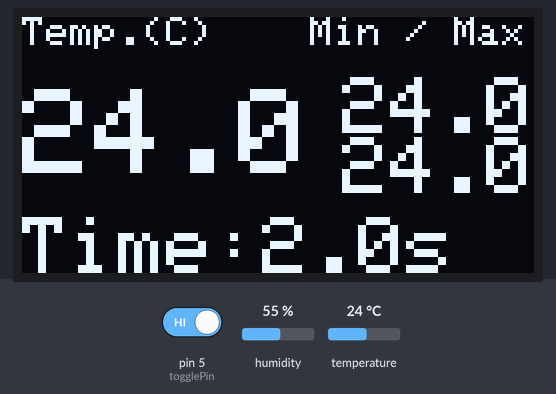
The sketch below on a simulated Arduino Uno, built with avr-gcc and run on an emulated ATmega328P. On the bench: 128×64 one-colour display. The inputs (shaded band) are chosen by the test bench; at power-on: pin 5 (togglePin) HIGH, humidity 55 %, temperature 24 °C. The display library's start-up logo is not drawn; what the sketch prints to the serial monitor is not drawn.

Above: at 2.2 s.
2.3 s: pin 5 (togglePin) driven LOW
At 3.8 s:
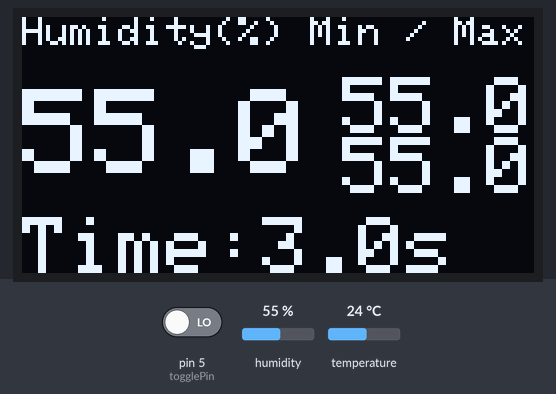
6.3 s: humidity set to 22 %
At 7.8 s:
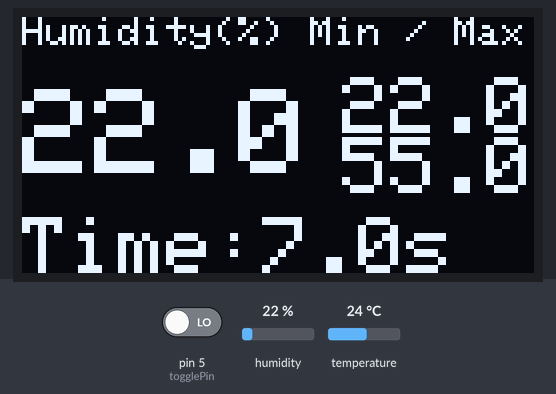
9.5 s: humidity set to 40 %
At 10.5 s:
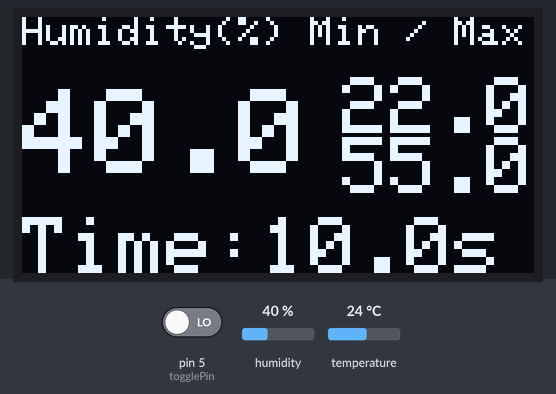
12.5 s: pin 5 (togglePin) driven HIGH
At 13.8 s:
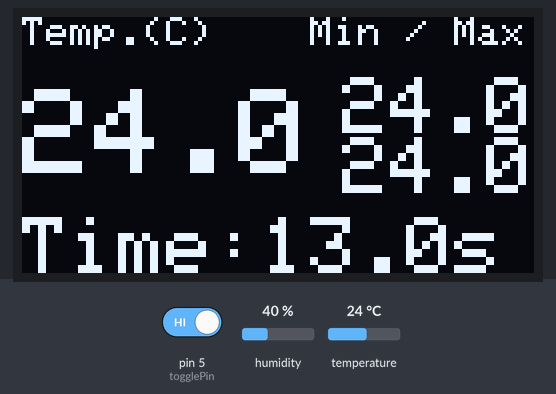
15.5 s: temperature set to 12 °C
At 16.8 s:
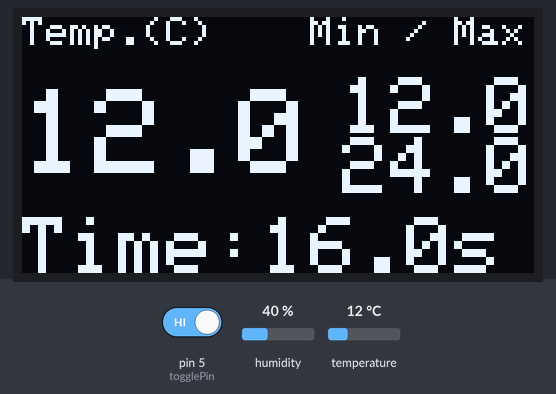
18.5 s: temperature set to 19 °C
At 19.8 s:
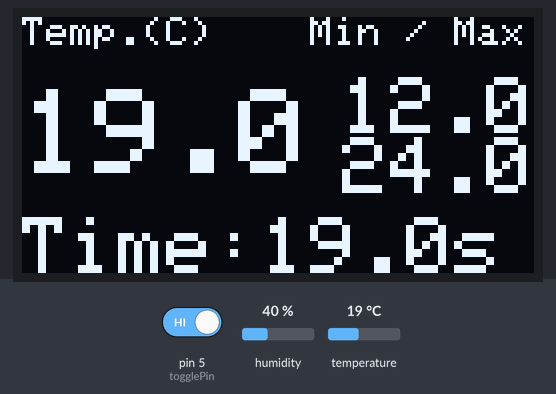
Timing chart, 0 to 21.5 s (numbered marks = the images above; inputs shaded):
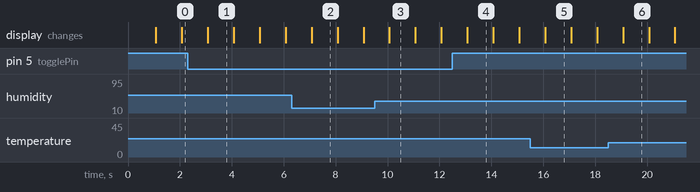

The sketch:

TempHumSHT31OLED.ino
```cpp
// (licence header left out)
// Libraries
#include <Arduino.h>
#include <Wire.h>
#include "Adafruit_SHT31.h"
#include <Adafruit_SSD1306.h>

#define OLED_RESET 4
Adafruit_SSD1306 display(OLED_RESET);

#if (SSD1306_LCDHEIGHT != 64)
#error("Height incorrect, please fix Adafruit_SSD1306.h!");
#endif

// Define the SHT sensor object
Adafruit_SHT31 sht31 = Adafruit_SHT31();

// Variables
double temp, hum, timeMil, timeSec; // temperature, relative humidity, time

// Variables initialization
double minTemp = 99;  // minimum temperature
double minHum = 99;   // minimum humidity
double maxTemp = -99; // maximum temperature
double maxHum = 0;    // maximum humidity
int togglePin = 5;    // toggle switch digital pin


void setup() {
  pinMode(togglePin, INPUT_PULLUP); //configure pin as an input and enable the internal pull-up resistor

  Serial.begin(9600);

  Serial.println("SHT30 self-test");
  if (! sht31.begin(0x44)) {   // Set to 0x45 for alternate i2c addr
    Serial.println("Couldn't find SHT31");
    while (1) delay(1);
  }

  Serial.println("Time\t Hum\t Temp");
  // by default, we'll generate the high voltage from the 3.3v line internally! (neat!)
  display.begin(SSD1306_SWITCHCAPVCC, 0x3C);  // initialize with the I2C addr 0x3D (for the 128x64)
  // init done

  // Show image buffer on the display hardware
  // Since the buffer is intialized with an Adafruit splashscreen
  // internally, this will display the splashscreen
  display.display();
  while (millis() % 1000 != 0) {
    // wait until timer is with zero decimal
  }

  // Clear the buffer
  display.clearDisplay();

}

void loop() {
  // Display time passed since the program started
  timeMil = millis();
  timeSec = timeMil/1000;
  Serial.print(timeSec,1);
  Serial.print("s\t");

  // Read and display humidity
  hum = sht31.readHumidity();
  Serial.print(hum,1);
  Serial.print("%\t");

  // Read and display temperature
  temp = sht31.readTemperature();
  Serial.print(temp,1);
  Serial.println("°C");

  // Store minimum and maximum values
  if (temp < minTemp) {
    minTemp = temp;
  }
  if (temp > maxTemp) {
    maxTemp = temp;
  }
  if (hum < minHum) {
    minHum = hum;
  }
  if (hum > maxHum) {
    maxHum = hum;
  }

  // Display values on screen
  display.clearDisplay();       // avoid "noise" on the display due to serial print commands (unknown cause)
  display.setTextSize(1);
  display.setTextColor(WHITE);

  // Display humidity or temperature according to toggle switch status
  int toggleStatus = digitalRead(togglePin);

  if (toggleStatus == 1){
   display.setCursor(0, 0);
   display.print("Temp.(C)    Min / Max");

   display.setTextSize(3);
   display.setCursor(0, 18);
   display.print(temp,1);

   display.setTextSize(2);
   display.setCursor(80, 15);
   display.print(minTemp,1);
   display.setCursor(80, 30);
   display.print(maxTemp,1);
  } else {
   display.setCursor(0, 0);
   display.print("Humidity(%) Min / Max");

   display.setTextSize(3);
   display.setCursor(0, 18);
   display.print(hum,1);

   display.setTextSize(2);
   display.setCursor(80, 15);
   display.print(minHum,1);
   display.setCursor(80, 30);
   display.print(maxHum,1);
  }

  // Display elapsed time anyway below
  display.setCursor(0, 50);
  display.print("Time:");
  display.print(timeSec,1);
  display.print("s");

  display.display();
  // Use millis() instead of delay() to keep accurate timing
  while (millis() < timeMil + 1000) {
    // wait a time fraction between the start of the loop and this line
  }
  display.clearDisplay();

}
```

Measured:
- after the input at 2.3 s, the display: changes after 0.77 s (image 1)
- after the input at 12.5 s, the display: changes after 0.57 s (image 4)
- what the display in image 1 shows lasts 1.0 s, from 3.1 s to 4.1 s
